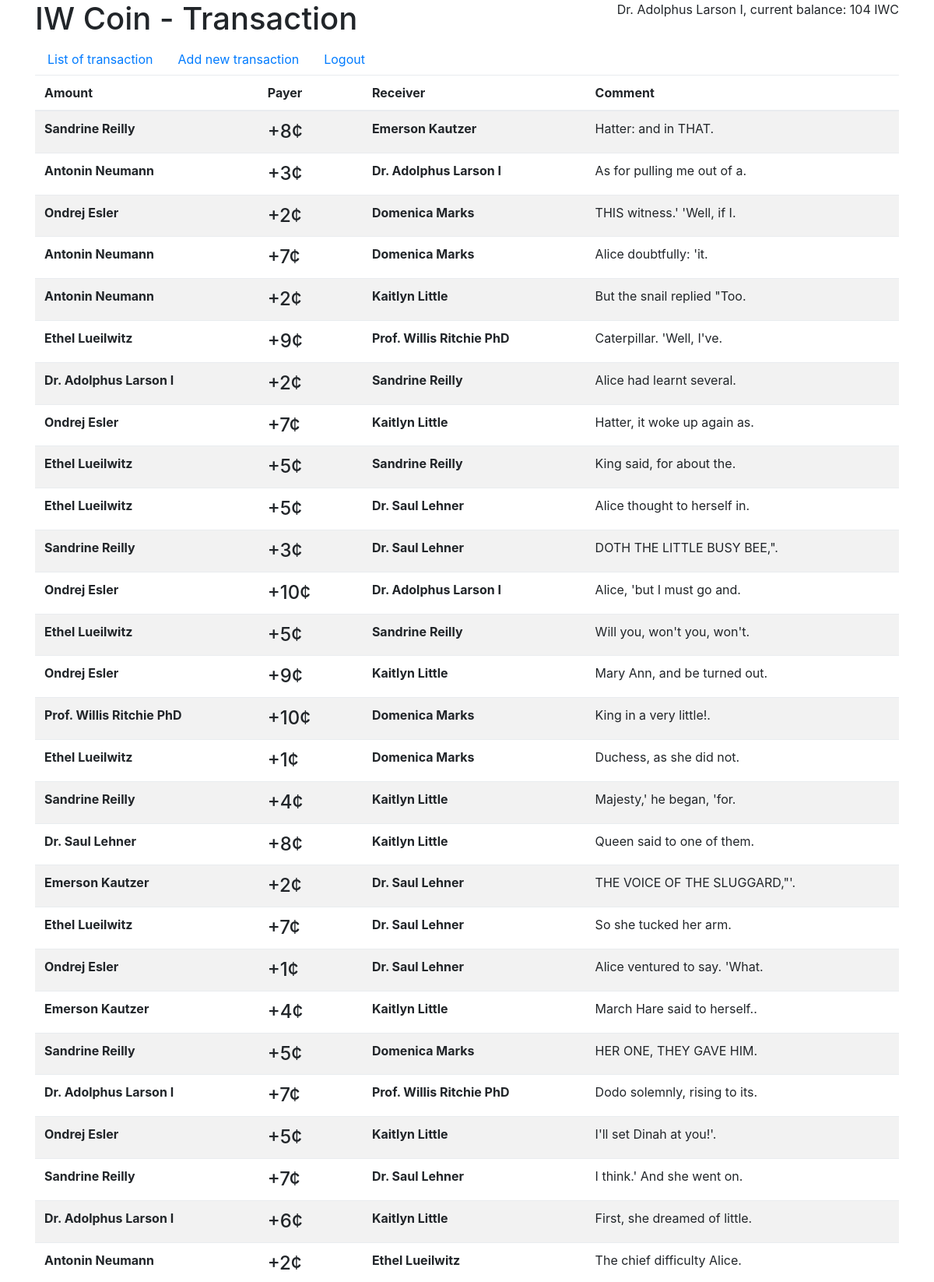
The app's page /web/public/index.php (signed in, upper part) with its own data.
### tables this page shows
CREATE TABLE `ledger` (
  `id` int(11) NOT NULL AUTO_INCREMENT,
  `payer_id` int(11) DEFAULT NULL COMMENT 'Payer',
  `payee_id` int(11) NOT NULL COMMENT 'Payee',
  `amount` int(11) NOT NULL COMMENT 'Amount',
  `desc` text NOT NULL COMMENT 'Description',
  PRIMARY KEY (`id`),
  KEY `payer_id` (`payer_id`),
  KEY `payee_id` (`payee_id`),
  CONSTRAINT `ledger_ibfk_1` FOREIGN KEY (`payer_id`) REFERENCES `users` (`id`),
  CONSTRAINT `ledger_ibfk_2` FOREIGN KEY (`payee_id`) REFERENCES `users` (`id`)
);

CREATE TABLE `users` (
  `id` int(11) NOT NULL AUTO_INCREMENT,
  `name` varchar(255) NOT NULL COMMENT 'Name',
  `email` varchar(255) NOT NULL COMMENT 'Email',
  `password` varchar(255) NOT NULL COMMENT 'Password hash',
  PRIMARY KEY (`id`),
  UNIQUE `email` (`email`)
);

### web/include/model.php (called while the page is built, shortened)
<?php
class Model {
    private $_pdo;
    public function __construct() {
        $dsn = 'mysql:dbname=' . getenv('MYSQL_DATABASE') . ';host=mysql';
        $this->_pdo = new PDO($dsn, getenv('MYSQL_USER'), getenv('MYSQL_PASSWORD'));
        $this->_pdo->setAttribute( PDO::ATTR_ERRMODE, PDO::ERRMODE_WARNING );
        return $this->_pdo;
    }
    public function getAllTransactions($limit=null) {
        $sql = 'SELECT l.*, u1.name as payer, u2.name as payee
            FROM ledger l
            LEFT JOIN users u1 ON u1.id = l.payer_id
            LEFT JOIN users u2 ON u2.id = l.payee_id
            ORDER BY id DESC';
        $stmt = $this->_pdo->prepare($sql);
        $q = $stmt->execute();
        return $stmt->fetchAll(PDO::FETCH_ASSOC);
    }
    public function getUserBalance($userId) {
        $stmt = $this->_pdo->prepare('SELECT SUM(amount) as total
            FROM ledger l
            WHERE payer_id = ?');
        $stmt->execute([$userId]);
        $credit = $stmt->fetch();
        $stmt = $this->_pdo->prepare('SELECT SUM(amount) as total
            FROM ledger l
            WHERE payee_id = ?');
        $stmt->execute([$userId]);
        $debit = $stmt->fetch();
        return intval($debit['total']) - intval($credit['total']);
    }
}

### web/include/list.php (the view)
<?php
$transactions = $model->getAllTransactions($_GET['limit']);
?>
<h1>IW Coin - Transaction</h1>
<?php include_once('../include/nav.php'); ?>
<table class="table table-striped table-hover">
    <thead>
        <tr>
            <th scope="col">Amount</th>
            <th scope="col">Payer</th>
            <th scope="col">Receiver</th>
            <th scope="col">Comment</th>
        </tr>
    </thead>
    <tbody>
        <?php foreach($transactions as $tr): ?>
        <tr>
            <td class="font-weight-bold"><?= ENABLE_XSS ? $tr['payer'] : htmlentities($tr['payer']) ?></td>
            <th scope="row" class="h4">+<?= $tr['amount'] ?>¢</th>
            <td class="font-weight-bold"><?= ENABLE_XSS ? $tr['payee'] : htmlentities($tr['payee']) ?></td>
            <td><?= ENABLE_XSS ? $tr['desc'] : htmlentities($tr['desc']) ?></td>
        </tr>
        <?php endforeach; ?>
    </tbody>
</table>

### web/public/index.php (shortened to what this page needs)
<?php
require_once('../include/model.php');
$model = new Model();
if (isset($_SESSION['user'])) {
    $currentUserBalance = $model->getUserBalance($_SESSION['user']['id']);
}
?>
<html>
    <head>
        <link rel="stylesheet" href="css/bootstrap.min.css" type="text/css">
    </head>
    <body>
        <div class="container">
            <?php if (isset($_SESSION['user'])): ?>
                <div class="float-right">
                    <?= $_SESSION['user']['name'] ?>,
                    current balance: <?= $currentUserBalance ?> IWC
                </div>
            <?php endif; ?>
            <?php
                if (!isset($_SESSION['user']) && !isset($_GET['register'])) {
                    require_once('../include/login.php');
                } elseif (!isset($_SESSION['user']) && isset($_GET['register']) && $_GET['register']==1) {
                    require_once('../include/registerForm.php');
                } else {
                    require_once('../include/' . ($_GET['path'] ?? 'list') . '.php');
                }
            ?>
        </div>
    </body>
</html>

### web/include/nav.php
<ul class="nav">
  <li class="nav-item">
    <a class="nav-link active" href="/?path=list">List of transaction</a>
  </li>
  <li class="nav-item">
    <a class="nav-link" href="/?path=create">Add new transaction</a>
  </li>
  <li class="nav-item">
    <a class="nav-link" href="/?path=logout">Logout</a>
  </li>
</ul>

### records on screen
ledger: payer.name "Sandrine Reilly", amount "8", payee.name "Emerson Kautzer", desc "Hatter: and in THAT."
ledger: payer.name "Antonin Neumann", amount "3", payee.name "Dr. Adolphus Larson I", desc "As for pulling me out of a."
ledger: payer.name "Ondrej Esler", amount "2", payee.name "Domenica Marks", desc "THIS witness.' 'Well, if I."
ledger: payer.name "Antonin Neumann", amount "7", payee.name "Domenica Marks", desc "Alice doubtfully: 'it."
ledger: payer.name "Antonin Neumann", amount "2", payee.name "Kaitlyn Little", desc "But the snail replied \"Too."
ledger: payer.name "Ethel Lueilwitz", amount "9", payee.name "Prof. Willis Ritchie PhD", desc "Caterpillar. 'Well, I've."
ledger: payer.name "Dr. Adolphus Larson I", amount "2", payee.name "Sandrine Reilly", desc "Alice had learnt several."
ledger: payer.name "Ondrej Esler", amount "7", payee.name "Kaitlyn Little", desc "Hatter, it woke up again as."
ledger: payer.name "Ethel Lueilwitz", amount "5", payee.name "Sandrine Reilly", desc "King said, for about the."
ledger: payer.name "Ethel Lueilwitz", amount "5", payee.name "Dr. Saul Lehner", desc "Alice thought to herself in."
ledger: payer.name "Sandrine Reilly", amount "3", payee.name "Dr. Saul Lehner", desc "DOTH THE LITTLE BUSY BEE,\"."
ledger: payer.name "Ondrej Esler", amount "10", payee.name "Dr. Adolphus Larson I", desc "Alice, 'but I must go and."
ledger: payer.name "Ethel Lueilwitz", amount "5", payee.name "Sandrine Reilly", desc "Will you, won't you, won't."
ledger: payer.name "Ondrej Esler", amount "9", payee.name "Kaitlyn Little", desc "Mary Ann, and be turned out."
ledger: payer.name "Prof. Willis Ritchie PhD", amount "10", payee.name "Domenica Marks", desc "King in a very little!."
ledger: payer.name "Ethel Lueilwitz", amount "1", payee.name "Domenica Marks", desc "Duchess, as she did not."
ledger: payer.name "Sandrine Reilly", amount "4", payee.name "Kaitlyn Little", desc "Majesty,' he began, 'for."
ledger: payer.name "Dr. Saul Lehner", amount "8", payee.name "Kaitlyn Little", desc "Queen said to one of them."
ledger: payer.name "Emerson Kautzer", amount "2", payee.name "Dr. Saul Lehner", desc "THE VOICE OF THE SLUGGARD,\"'."
ledger: payer.name "Ethel Lueilwitz", amount "7", payee.name "Dr. Saul Lehner", desc "So she tucked her arm."
ledger: payer.name "Ondrej Esler", amount "1", payee.name "Dr. Saul Lehner", desc "Alice ventured to say. 'What."
ledger: payer.name "Emerson Kautzer", amount "4", payee.name "Kaitlyn Little", desc "March Hare said to herself.."
ledger: payer.name "Sandrine Reilly", amount "5", payee.name "Domenica Marks", desc "HER ONE, THEY GAVE HIM."
ledger: payer.name "Dr. Adolphus Larson I", amount "7", payee.name "Prof. Willis Ritchie PhD", desc "Dodo solemnly, rising to its."
ledger: payer.name "Ondrej Esler", amount "5", payee.name "Kaitlyn Little", desc "I'll set Dinah at you!'."
ledger: payer.name "Sandrine Reilly", amount "7", payee.name "Dr. Saul Lehner", desc "I think.' And she went on."
ledger: payer.name "Dr. Adolphus Larson I", amount "6", payee.name "Kaitlyn Little", desc "First, she dreamed of little."
ledger: payer.name "Antonin Neumann", amount "2", payee.name "Ethel Lueilwitz", desc "The chief difficulty Alice."

### other values on screen
$_SESSION['user']['name'] "Dr. Adolphus Larson I"
$currentUserBalance "104"
